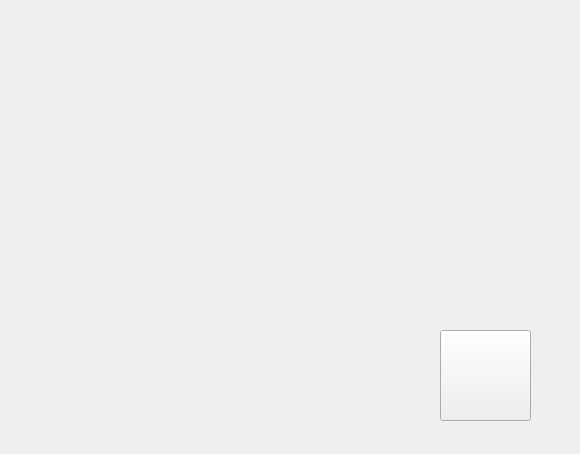
<?xml version="1.0" encoding="UTF-8"?>
<ui version="4.0">
 <class>main</class>
 <widget class="QWidget" name="main">
  <property name="geometry">
   <rect>
    <x>0</x>
    <y>0</y>
    <width>580</width>
    <height>454</height>
   </rect>
  </property>
  <property name="windowTitle">
   <string>Form</string>
  </property>
  <property name="styleSheet">
   <string notr="true">border-image: url(:/design/design/메인창.png);</string>
  </property>
  <widget class="QPushButton" name="setting_button">
   <property name="enabled">
    <bool>true</bool>
   </property>
   <property name="geometry">
    <rect>
     <x>440</x>
     <y>330</y>
     <width>91</width>
     <height>91</height>
    </rect>
   </property>
   <property name="styleSheet">
    <string notr="true">border-image: url(:/design/design/설정.png);</string>
   </property>
   <property name="text">
    <string/>
   </property>
  </widget>
 </widget>
 <resources>
  <include location="gui_design.qrc"/>
  <include location="gui_design.qrc"/>
 </resources>
 <connections/>
 <slots>
  <slot>setting_page()</slot>
 </slots>
</ui>
